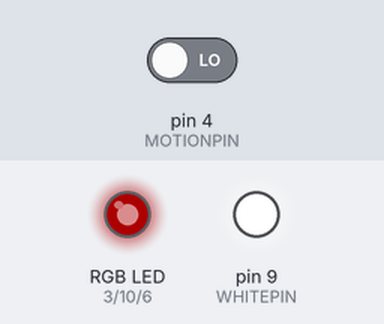
Bench run of a sketch on a simulated Arduino Nano, built with avr-gcc and run on an emulated ATmega328P. Parts: an RGB LED mixed from three pins (HIGH = lit), output pins drawn as LEDs (lit = HIGH). Inputs (shaded band) come from the test bench; at power-on: pin 4 (MOTIONPIN) LOW. Dim RGB values are drawn brighter than linear.

Above: at 1.25 s.
1.3 s: pin 4 (MOTIONPIN) driven HIGH
At 1.6 s:
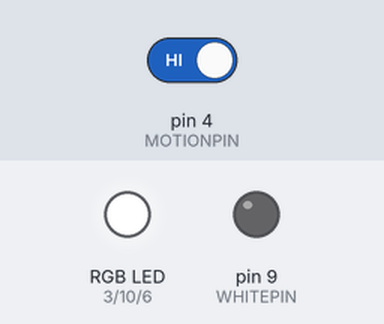
2.8 s: pin 4 (MOTIONPIN) driven LOW
At 2.95 s:
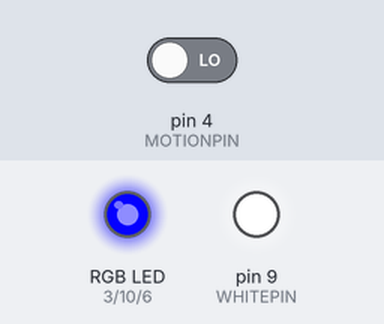
11.8 s: pin 4 (MOTIONPIN) driven HIGH
At 12.2 s:
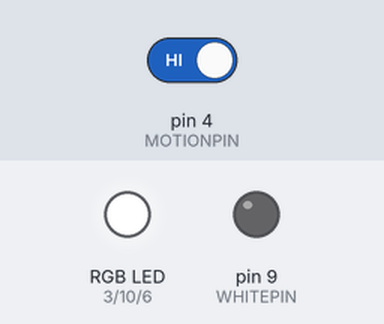
13.3 s: pin 4 (MOTIONPIN) driven LOW
At 14.65 s:
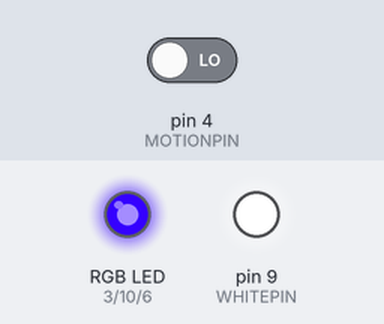
Timing chart, 0 to 24.8 s (numbered marks = the images above; inputs shaded):
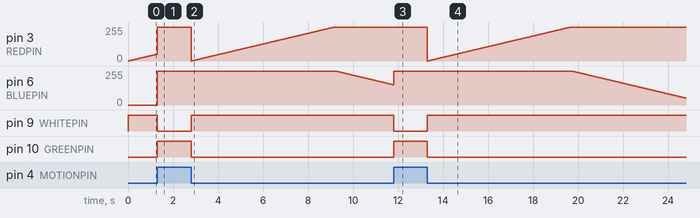

The sketch:

ledLine-v2.ino
```cpp
/*
 * Используется лента RGBW (с отдельным белым каналом)
 * Питание arduino NANO взято с драйвера шагового мотора L298N
 *
 */
#define GREENPIN 10 //D3
#define REDPIN 3 //D5
#define BLUEPIN 6 //D6
#define WHITEPIN 9 //D9
#define MOTIONPIN 4 //D4

#define FADESPEED 25     // чем выше число, тем медленнее будет fade-эффект

int motionLast, motionOff = 0;

void setup() {
  pinMode(REDPIN, OUTPUT);
  pinMode(GREENPIN, OUTPUT);
  pinMode(BLUEPIN, OUTPUT);
  pinMode(WHITEPIN, OUTPUT);
  pinMode(MOTIONPIN, INPUT);
}


void loop() {
  if (digitalRead(MOTIONPIN) == HIGH) {WhiteOn();} //Если есть движение, включить белый
  else {
    motionOff = motionOff + 1; //Иначе добавляем +1 к количеству повторов смены цветов
    if (motionOff < 10) LedBlink(); //Если количество смены цветов меньше 10 то меняем цвета.
    else {//motionLast //Если 10 и больше - выключаем ленту.
      motionOff = 101; // Заглушка от переполнения переменной.
      analogWrite(GREENPIN, 255);
      analogWrite(REDPIN, 255);
      analogWrite(BLUEPIN, 255);
      analogWrite(WHITEPIN, 255);
    }
  }
}


void LedBlink(){
  int r, g, b, motion;

  analogWrite(WHITEPIN, 255);
  analogWrite(REDPIN, 0); //v2 Устанавливаем цвета для бесшовного включения.
  analogWrite(GREENPIN, 0); //v2 Устанавливаем цвета для бесшовного включения.

  // fade от голубого к фиолетовому
  for (r = 0; r < 256; r++) {
    //motion = Serial.read();
    if (digitalRead(MOTIONPIN) == HIGH) {WhiteOn(); return;}
    analogWrite(REDPIN, r);
    delay(FADESPEED);
  }
  // fade от фиолетового к красному
  for (b = 255; b > 0; b--) {
    //motion = Serial.read();
    if (digitalRead(MOTIONPIN) == HIGH) {WhiteOn(); return;}
    analogWrite(BLUEPIN, b);
    delay(FADESPEED);
  }
  // fade от красного к желтому
  for (g = 0; g < 256; g++) {
    //motion = Serial.read();
    if (digitalRead(MOTIONPIN) == HIGH) {WhiteOn(); return;}
    analogWrite(GREENPIN, g);
    delay(FADESPEED);
  }
  // fade от желтого к зеленому
  for (r = 255; r > 0; r--) {
    //motion = Serial.read();
    if (digitalRead(MOTIONPIN) == HIGH) {WhiteOn(); return;}
    analogWrite(REDPIN, r);
    delay(FADESPEED);
  }
  // fade от зеленого к зеленовато-голубому
  for (b = 0; b < 256; b++) {
    //motion = Serial.read();
    if (digitalRead(MOTIONPIN) == HIGH) {WhiteOn(); return;}
    analogWrite(BLUEPIN, b);
    delay(FADESPEED);
  }
  // fade от зеленовато-голубого к голубому
  for (g = 255; g > 0; g--) {
    //motion = Serial.read();
    if (digitalRead(MOTIONPIN) == HIGH) {WhiteOn(); return;}
    analogWrite(GREENPIN, g);
    delay(FADESPEED);
  }
}

void WhiteOn(){ //Включение белого цвета.
  motionOff = 0; //Сбрасываем счетсик повторов смены цветов
  analogWrite(GREENPIN, 255); //Выключаем зеленый
  analogWrite(REDPIN, 255); //Выключаем Красный
  analogWrite(BLUEPIN, 255); //Выключаем синий
  analogWrite(WHITEPIN, 0); //Включаем белый
}
```

Measured:
- after the input at 1.3 s, pin 6 (BLUEPIN): 0/255 → 255/255 at once; pin 9 (WHITEPIN): HIGH → LOW at once; pin 10 (GREENPIN): LOW → HIGH at once
- after the input at 2.8 s, pin 6 (BLUEPIN): moves from 255/255 to 152/255 over 2.6 s, starting after 6.4 s; pin 9 (WHITEPIN): LOW → HIGH at once; pin 10 (GREENPIN): HIGH → LOW at once
- after the input at 11.8 s, pin 9 (WHITEPIN): HIGH → LOW at once; pin 10 (GREENPIN): LOW → HIGH at once
- after the input at 13.3 s, pin 6 (BLUEPIN): moves from 255/255 to 52/255 over 5.1 s, starting after 6.4 s; pin 9 (WHITEPIN): LOW → HIGH at once; pin 10 (GREENPIN): HIGH → LOW at once
